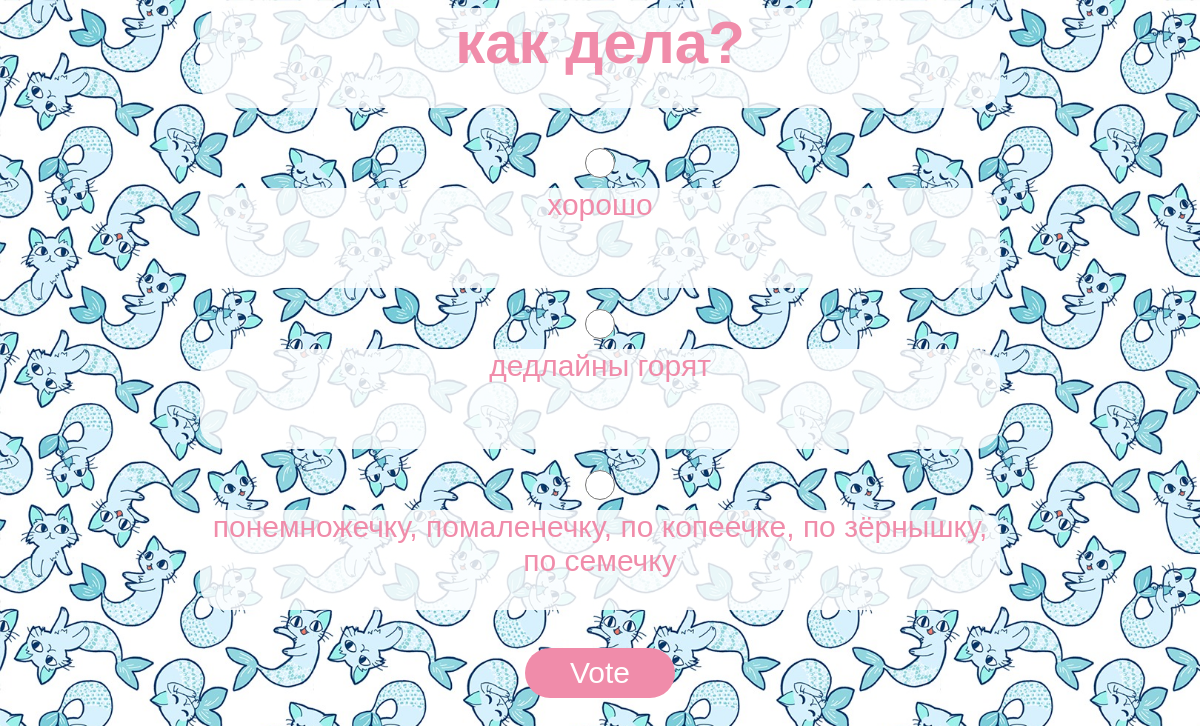
The app's page /polls/2/ with its own data.
### polls/models.py (models this page shows, shortened)
class Question(models.Model):
    question_text = models.CharField(max_length=200)
    pub_date = models.DateTimeField('date published')

class Choice(models.Model):
    question = models.ForeignKey(Question, on_delete=models.CASCADE)
    choice_text = models.CharField(max_length=200)
    votes = models.IntegerField(default=0)

### polls/views.py (the view)
# urls.py: path('<int:pk>/', views.DetailView.as_view(), name='detail'),
class DetailView(generic.DetailView):
    model = Question
    template_name = 'polls/detail.html'
    def get_queryset(self):
        return Question.objects.filter(pub_date__lte=timezone.now())

### polls/templates/polls/detail.html (shortened to what this page needs)
{% load static %}
<link rel="stylesheet" type="text/css" href="{% static 'polls/style.css' %}">
<h1>{{ question.question_text }}</h1>
<form action="{% url 'polls:vote' question.id %}" method="post">
{% for choice in question.choice_set.all %}
    <input type="radio" name="choice" id="choice{{ forloop.counter }}" value="{{ choice.id }}">
    <label for="choice{{ forloop.counter }}">{{ choice.choice_text }}</label><br>
{% endfor %}
<input type="submit" value="Vote">
</form>

### polls/static/polls/style.css (style rules this page uses)
h1 { font-family: Verdana, Geneva, Tahoma, sans-serif; font-size: 60px; color: rgb(240, 140, 170); background-color: rgba(255, 255, 255, 0.844); height: 100px; width: 800px; text-align: center; display: block; margin-left: auto; margin-right: auto; border-radius: 25px; }
label { font-family: Verdana, Geneva, Tahoma, sans-serif; font-size: 30px; color: rgb(240, 140, 170); text-align: center; display: block; margin-left: auto; margin-right: auto; border-radius: 25px; background-color: rgba(255, 255, 255, 0.844); height: 100px; width: 800px; }
input[type="submit"] { margin-top: 20px; border-radius: 25px; font-size: 30px; font-family: Verdana, Geneva, Tahoma, sans-serif; background-color: rgb(240, 140, 170); color: white; border: none; height: 50px; width: 150px; display: block; margin-left: auto; margin-right: auto; }
input[type="radio"] { height: 30px; width: 30px; margin-left: 90px; display: block; margin-left: auto; margin-right: auto; margin-bottom: 10px; }

### records on screen
Question: question_text "как дела?"
Choice: choice_text "хорошо"
Choice: choice_text "дедлайны горят"
Choice: choice_text "понемножечку, помаленечку, по копеечке, по зёрнышку, по семечку"
